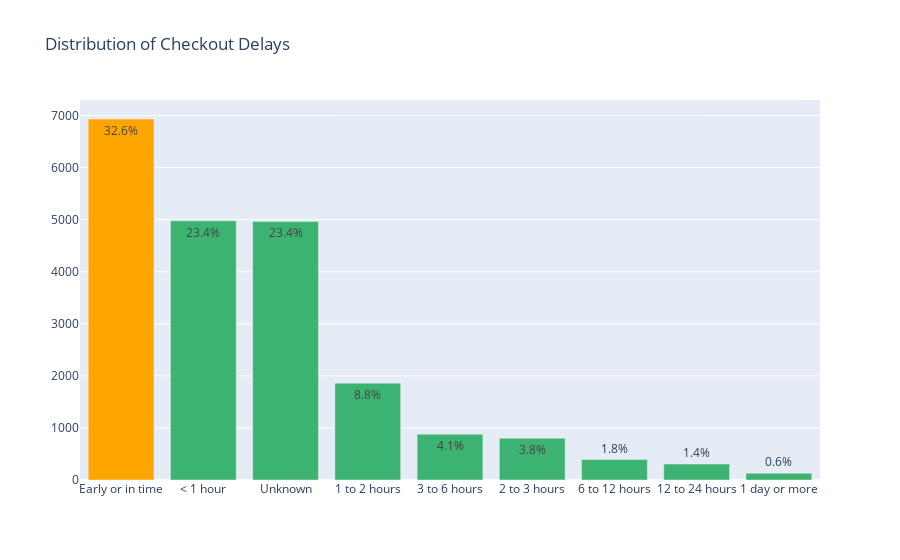

This figure's notebook cell:
### Code cell
# Count occurrences of each category
delay_counts = data["checkout_delay_category"].value_counts().reset_index()
delay_counts.columns = ["Category", "Count"]
delay_counts["Percentage"] = (delay_counts["Count"] / delay_counts["Count"].sum()) * 100

# Define custom colors
custom_colors = {
    "Early or in time": "#FFA500",  # Orange
}

# Assign green as the default color
for category in delay_counts["Category"]:
    if category not in custom_colors:
        custom_colors[category] = "#3CB371"  # Green

# Create a bar chart
fig = px.bar(
    delay_counts, 
    x="Category", 
    y="Count", 
    title="Distribution of Checkout Delays", 
    labels={"Category": "Checkout Delay Category", "Count": "Number of Rentals"},
    color="Category",
    text=delay_counts["Percentage"].apply(lambda x: f"{x:.1f}%"),
    color_discrete_map=custom_colors,
)
fig.update_layout(xaxis_title="", yaxis_title="", showlegend=False)

# Improve layout
# fig.update_layout(xaxis={'categoryorder':'array', 'categoryarray': [
#     "Early or in time", "< 1 hour", "1 to 2 hours", "2 to 3 hours",
#     "3 to 6 hours", "6 to 12 hours", "12 to 24 hours", "1 day or more", "Unknown"
# ]})
fig.show()

### Figure 1 — Plotly figure (JSON) as saved in the notebook; plotly's stock layout.template omitted (floating-point values rounded to 4 significant figures)
{"data": [{"alignmentgroup": "True", "hovertemplate": "Checkout Delay Category=%{x}<br>Number of Rentals=%{y}<br>text=%{text}<extra></extra>", "legendgroup": "Early or in time", "marker": {"color": "#FFA500", "pattern": {"shape": ""}}, "name": "Early or in time", "offsetgroup": "Early or in time", "orientation": "v", "showlegend": true, "text": ["32.6%"], "textposition": "auto", "type": "bar", "x": ["Early or in time"], "xaxis": "x", "y": [6932], "yaxis": "y"}, {"alignmentgroup": "True", "hovertemplate": "Checkout Delay Category=%{x}<br>Number of Rentals=%{y}<br>text=%{text}<extra></extra>", "legendgroup": "< 1 hour", "marker": {"color": "#3CB371", "pattern": {"shape": ""}}, "name": "< 1 hour", "offsetgroup": "< 1 hour", "orientation": "v", "showlegend": true, "text": ["23.4%"], "textposition": "auto", "type": "bar", "x": ["< 1 hour"], "xaxis": "x", "y": [4976], "yaxis": "y"}, {"alignmentgroup": "True", "hovertemplate": "Checkout Delay Category=%{x}<br>Number of Rentals=%{y}<br>text=%{text}<extra></extra>", "legendgroup": "Unknown", "marker": {"color": "#3CB371", "pattern": {"shape": ""}}, "name": "Unknown", "offsetgroup": "Unknown", "orientation": "v", "showlegend": true, "text": ["23.4%"], "textposition": "auto", "type": "bar", "x": ["Unknown"], "xaxis": "x", "y": [4964], "yaxis": "y"}, {"alignmentgroup": "True", "hovertemplate": "Checkout Delay Category=%{x}<br>Number of Rentals=%{y}<br>text=%{text}<extra></extra>", "legendgroup": "1 to 2 hours", "marker": {"color": "#3CB371", "pattern": {"shape": ""}}, "name": "1 to 2 hours", "offsetgroup": "1 to 2 hours", "orientation": "v", "showlegend": true, "text": ["8.8%"], "textposition": "auto", "type": "bar", "x": ["1 to 2 hours"], "xaxis": "x", "y": [1860], "yaxis": "y"}, {"alignmentgroup": "True", "hovertemplate": "Checkout Delay Category=%{x}<br>Number of Rentals=%{y}<br>text=%{text}<extra></extra>", "legendgroup": "3 to 6 hours", "marker": {"color": "#3CB371", "pattern": {"shape": ""}}, "name": "3 to 6 hours", "offsetgroup": "3 to 6 hours", "orientation": "v", "showlegend": true, "text": ["4.1%"], "textposition": "auto", "type": "bar", "x": ["3 to 6 hours"], "xaxis": "x", "y": [880], "yaxis": "y"}, {"alignmentgroup": "True", "hovertemplate": "Checkout Delay Category=%{x}<br>Number of Rentals=%{y}<br>text=%{text}<extra></extra>", "legendgroup": "2 to 3 hours", "marker": {"color": "#3CB371", "pattern": {"shape": ""}}, "name": "2 to 3 hours", "offsetgroup": "2 to 3 hours", "orientation": "v", "showlegend": true, "text": ["3.8%"], "textposition": "auto", "type": "bar", "x": ["2 to 3 hours"], "xaxis": "x", "y": [802], "yaxis": "y"}, {"alignmentgroup": "True", "hovertemplate": "Checkout Delay Category=%{x}<br>Number of Rentals=%{y}<br>text=%{text}<extra></extra>", "legendgroup": "6 to 12 hours", "marker": {"color": "#3CB371", "pattern": {"shape": ""}}, "name": "6 to 12 hours", "offsetgroup": "6 to 12 hours", "orientation": "v", "showlegend": true, "text": ["1.8%"], "textposition": "auto", "type": "bar", "x": ["6 to 12 hours"], "xaxis": "x", "y": [392], "yaxis": "y"}, {"alignmentgroup": "True", "hovertemplate": "Checkout Delay Category=%{x}<br>Number of Rentals=%{y}<br>text=%{text}<extra></extra>", "legendgroup": "12 to 24 hours", "marker": {"color": "#3CB371", "pattern": {"shape": ""}}, "name": "12 to 24 hours", "offsetgroup": "12 to 24 hours", "orientation": "v", "showlegend": true, "text": ["1.4%"], "textposition": "auto", "type": "bar", "x": ["12 to 24 hours"], "xaxis": "x", "y": [305], "yaxis": "y"}, {"alignmentgroup": "True", "hovertemplate": "Checkout Delay Category=%{x}<br>Number of Rentals=%{y}<br>text=%{text}<extra></extra>", "legendgroup": "1 day or more", "marker": {"color": "#3CB371", "pattern": {"shape": ""}}, "name": "1 day or more", "offsetgroup": "1 day or more", "orientation": "v", "showlegend": true, "text": ["0.6%"], "textposition": "auto", "type": "bar", "x": ["1 day or more"], "xaxis": "x", "y": [129], "yaxis": "y"}], "layout": {"barmode": "relative", "legend": {"title": {"text": "Checkout Delay Category"}, "tracegroupgap": 0}, "showlegend": false, "title": {"text": "Distribution of Checkout Delays"}, "xaxis": {"anchor": "y", "categoryarray": ["Early or in time", "< 1 hour", "Unknown", "1 to 2 hours", "3 to 6 hours", "2 to 3 hours", "6 to 12 hours", "12 to 24 hours", "1 day or more"], "categoryorder": "array", "domain": [0, 1], "title": {"text": ""}}, "yaxis": {"anchor": "x", "domain": [0, 1], "title": {"text": ""}}}}
